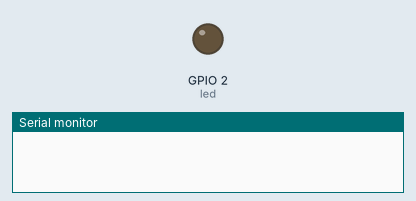
Recording of a sketch running on a simulated ESP32. On the bench: output pins drawn as LEDs (lit = HIGH), the last lines printed to the serial monitor.

Above: at 0.0 s.
At 6.1 s:
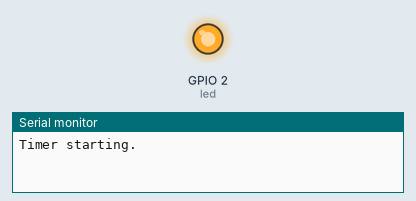
Timing chart, 0 to 7.6 s (numbered marks = the images above):
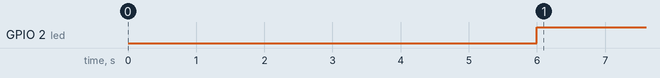

The sketch:

sketch_nov12b.ino
```cpp
#if CONFIG_FREERTOS_UNICORE
 static const BaseType_t app_core=0;
#else
 static const BaseType_t app_core=1;
#endif

static const uint8_t led=LED_BUILTIN;
static TimerHandle_t mytime =NULL;

void timercallback1(TimerHandle_t xTimer)
{
  digitalWrite(led,1);
}

void task1(void *parameter)
{
  while(1)
  {
  if(Serial.available()>0)
  {
    char incoming_char = Serial.read();
    digitalWrite(led,0);
    xTimerStart(mytime,portMAX_DELAY);
  }
  }
}
void setup() {
  // put your setup code here, to run once:
  Serial.begin(9600);
  vTaskDelay(1000/portTICK_PERIOD_MS);
  pinMode(led,OUTPUT);

  mytime=xTimerCreate("OFF timer",5000/portTICK_PERIOD_MS,pdFALSE,(void *)0,timercallback1);

   if(mytime==NULL)
  {
    Serial.println("Timer creation failed.");
  }
  else
  {
    Serial.println("Timer starting.");
    xTimerStart(mytime,portMAX_DELAY);
  }
  xTaskCreatePinnedToCore(task1,"TASK 1",1024,NULL,1,NULL,app_core);
  vTaskDelete(NULL);
}

void loop() {
  // put your main code here, to run repeatedly:

}
```

Measured:
- by itself, GPIO 2 (led): LOW → HIGH at 6.0 s
